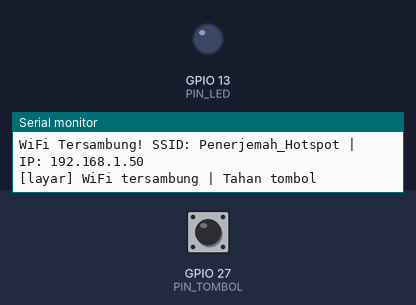
Recording of a program running on a simulated ESP32. Parts: output pins drawn as LEDs (lit = HIGH), the last lines printed to the serial monitor. The inputs (shaded band) are chosen by the test bench; at power-on: GPIO 27 (PIN_TOMBOL) HIGH. WiFi joins after 1.5 s; servers stay silent unless stated; I2S audio is not simulated (input reads silence); uploads are accepted with an empty reply.

Above: at 3.5 s.
3.6 s: GPIO 27 (PIN_TOMBOL) pulled LOW for 1 s
6.6 s: GPIO 27 (PIN_TOMBOL) pulled LOW for 3.2 s
12.8 s: GPIO 27 (PIN_TOMBOL) pulled LOW for 0.15 s
At 12.88 s:
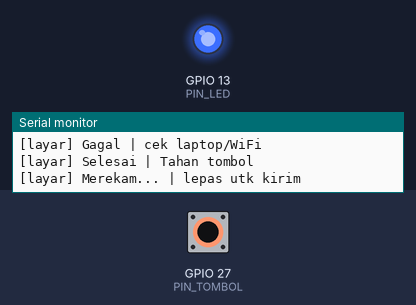
Timing chart, 0 to 15.8 s (numbered marks = the images above; inputs shaded):
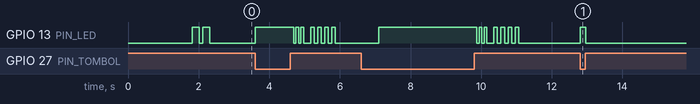

Measured:
- after the input at 12.8 s, GPIO 13 (PIN_LED): LOW → HIGH at once, → LOW 0.16 s later

The program:

main.cpp
```cpp
/* Alat penerjemah saku - ESP32 (versi sederhana: satu tombol, tanpa musik)
 *
 * Cara pakai:
 *   TAHAN tombol -> merekam (LED merah)  |  LEPAS -> dikirim, diterjemahkan, diucapkan (LED hijau)
 *   Arah terjemahan ditentukan otomatis oleh server dari bahasa yang terdeteksi.
 *
 * Suara hasil dikirim server sebagai WAV (PCM 16 kHz mono), jadi alat ini
 * TIDAK butuh decoder MP3 - cukup tulis sampel ke I2S.
 *
 * Pengkabelan:
 *   Mikrofon INMP441   : SCK->32, WS->33, SD->34, VCC->3V3, GND
 *   Amplifier MAX98357A: BCLK->26, LRC->25, DIN->22, VIN->5V, GND
 *   LCD I2C (opsional) : SDA->21, SCL->22, VCC->5V, GND
 *   Tombol             : kaki 1->27, kaki 2->GND
 *   LED Status (1 LED) : GPIO 13 (lewat resistor 220 ohm, katoda ke GND)
 *                        *Bisa juga memakai onboard LED bawaan ESP32 di GPIO 2 tanpa resistor
 */

#include <Arduino.h>
#include <WiFi.h>
#include <WiFiMulti.h>
#include <HTTPClient.h>
#include <ArduinoJson.h>
#include <driver/i2s.h>
#include <Wire.h>
#include <LiquidCrystal_I2C.h>

// ------------------------------ PENGATURAN ------------------------------
// WiFi Multi: Alat otomatis tersambung ke hotspot terdekat tanpa flash ulang
WiFiMulti wifiMulti;

// Server penerjemah (Laptop / Cloud tunnel)
const char *SERVER = "http://10.10.14.151:8000";   // Sesuaikan IP laptop di hotspot atau URL Cloudflare Tunnel

#define PIN_TOMBOL 27
#define PIN_LED    13           // 1 LED Status (Gunakan GPIO 2 bila ingin memakai onboard LED ESP32)
#define PAKAI_LCD  0            // 0 = tanpa LCD (Headless Voice Mode)

const int      LAJU_SAMPEL = 16000;             // Hz
const uint32_t MAKS_DETIK  = 3;                 // batas durasi rekaman (3 detik)
const size_t   MAKS_SAMPEL = (size_t)LAJU_SAMPEL * MAKS_DETIK;
const size_t   UKURAN_WAV  = MAKS_SAMPEL * 2 + 44;

#define PORT_I2S I2S_NUM_0
#define MIC_SCK 32
#define MIC_WS  33
#define MIC_SD  34
#define AMP_BCLK 26
#define AMP_LRC  25
#define AMP_DIN  22

#if PAKAI_LCD
LiquidCrystal_I2C lcd(0x27, 16, 2);
#endif

static uint8_t *wav = nullptr;                  // buffer kirim (WAV)
static uint8_t *bufPutar = nullptr;             // buffer potongan saat memutar
static bool micSiap = false, ampSiap = false;

// ------------------------------ UTILITAS ------------------------------
void setLed(bool nyala) {
  digitalWrite(PIN_LED, nyala ? HIGH : LOW);
}

void kedipLed(int kali, int onMs = 150, int offMs = 100) {
  for (int i = 0; i < kali; i++) {
    digitalWrite(PIN_LED, HIGH);
    delay(onMs);
    digitalWrite(PIN_LED, LOW);
    if (i < kali - 1) delay(offMs);
  }
}

void tampil(const char *b1, const char *b2 = "") {
#if PAKAI_LCD
  lcd.clear(); lcd.setCursor(0, 0); lcd.print(b1);
  if (b2[0]) { lcd.setCursor(0, 1); lcd.print(b2); }
#endif
  Serial.printf("[layar] %s | %s\n", b1, b2);
}

void matikanI2S() {
  if (micSiap) { i2s_driver_uninstall(PORT_I2S); micSiap = false; }
  if (ampSiap) { i2s_driver_uninstall(PORT_I2S); ampSiap = false; }
}

void siapkanMic() {
  matikanI2S();
  i2s_config_t cfg = {
      .mode = (i2s_mode_t)(I2S_MODE_MASTER | I2S_MODE_RX),
      .sample_rate = (uint32_t)LAJU_SAMPEL,
      .bits_per_sample = I2S_BITS_PER_SAMPLE_32BIT,     // INMP441 mengirim 32 bit
      .channel_format = I2S_CHANNEL_FMT_ONLY_LEFT,
      .communication_format = I2S_COMM_FORMAT_STAND_I2S,
      .intr_alloc_flags = ESP_INTR_FLAG_LEVEL1,
      .dma_buf_count = 8, .dma_buf_len = 256, .use_apll = false,
  };
  i2s_pin_config_t pin = {.bck_io_num = MIC_SCK, .ws_io_num = MIC_WS,
                          .data_out_num = I2S_PIN_NO_CHANGE, .data_in_num = MIC_SD};
  i2s_driver_install(PORT_I2S, &cfg, 0, nullptr);
  i2s_set_pin(PORT_I2S, &pin);
  i2s_zero_dma_buffer(PORT_I2S);
  micSiap = true;
}

void siapkanAmp() {
  matikanI2S();
  i2s_config_t cfg = {
      .mode = (i2s_mode_t)(I2S_MODE_MASTER | I2S_MODE_TX),
      .sample_rate = (uint32_t)LAJU_SAMPEL,
      .bits_per_sample = I2S_BITS_PER_SAMPLE_16BIT,
      .channel_format = I2S_CHANNEL_FMT_ONLY_LEFT,
      .communication_format = I2S_COMM_FORMAT_STAND_I2S,
      .intr_alloc_flags = ESP_INTR_FLAG_LEVEL1,
      .dma_buf_count = 8, .dma_buf_len = 256, .use_apll = false,
  };
  i2s_pin_config_t pin = {.bck_io_num = AMP_BCLK, .ws_io_num = AMP_LRC,
                          .data_out_num = AMP_DIN, .data_in_num = I2S_PIN_NO_CHANGE};
  i2s_driver_install(PORT_I2S, &cfg, 0, nullptr);
  i2s_set_pin(PORT_I2S, &pin);
  ampSiap = true;
}

void tulisHeaderWav(uint8_t *b, size_t panjangData) {
  uint32_t total = panjangData + 36, lajuByte = LAJU_SAMPEL * 2;
  auto t32 = [&](int o, uint32_t v) { memcpy(b + o, &v, 4); };
  auto t16 = [&](int o, uint16_t v) { memcpy(b + o, &v, 2); };
  memcpy(b, "RIFF", 4); t32(4, total); memcpy(b + 8, "WAVEfmt ", 8);
  t32(16, 16); t16(20, 1); t16(22, 1); t32(24, LAJU_SAMPEL);
  t32(28, lajuByte); t16(32, 2); t16(34, 16);
  memcpy(b + 36, "data", 4); t32(40, panjangData);
}

// ------------------------------ REKAM ------------------------------
size_t rekam() {
  siapkanMic();
  int16_t *sampel = (int16_t *)(wav + 44);
  size_t terkumpul = 0;
  int32_t buf32[256];

  while (digitalRead(PIN_TOMBOL) == LOW && terkumpul < MAKS_SAMPEL) {
    size_t dibaca = 0;
    if (i2s_read(PORT_I2S, buf32, sizeof(buf32), &dibaca, pdMS_TO_TICKS(200)) != ESP_OK) break;
    size_t n = dibaca / sizeof(int32_t);
    for (size_t i = 0; i < n && terkumpul < MAKS_SAMPEL; i++)
      sampel[terkumpul++] = (int16_t)(buf32[i] >> 14);        // 32 bit -> 16 bit
  }
  Serial.printf("rekam: %.1f detik\n", (float)terkumpul / LAJU_SAMPEL);
  return terkumpul * 2;
}

// ------------------------------ PUTAR ------------------------------
void putarDariServer(const String &url) {
  siapkanAmp();
  HTTPClient http;
  http.begin(url);
  http.setTimeout(20000);
  int kode = http.GET();
  if (kode != 200) {
    Serial.printf("gagal ambil suara: %d\n", kode); http.end(); return;
  }
  WiFiClient *aliran = http.getStreamPtr();
  uint8_t header[44];
  size_t dapat = aliran->readBytes(header, 44);              // buang header WAV
  Serial.printf("memutar %s (header %u byte)\n", url.c_str(), (unsigned)dapat);

  size_t n;
  while (aliran->connected() || aliran->available()) {
    n = aliran->readBytes(bufPutar, 2048);
    if (!n) break;
    size_t ditulis = 0;
    i2s_write(PORT_I2S, bufPutar, n, &ditulis, portMAX_DELAY);
    if (!ditulis) break;
  }
  http.end();
  i2s_zero_dma_buffer(PORT_I2S);
}

// ------------------------------ KIRIM KE SERVER ------------------------------
bool kirimDanPutar(size_t panjangData) {
  tulisHeaderWav(wav, panjangData);
  HTTPClient http;
  http.begin(String(SERVER) + "/terjemah");
  http.setTimeout(30000);  // 30 detik timeout
  http.addHeader("Content-Type", "audio/wav");
  int kode = http.POST(wav, panjangData + 44);
  if (kode != 200) {
    Serial.printf("server menjawab %d: %s\n", kode, http.getString().c_str());
    http.end(); return false;
  }
  String balasan = http.getString();
  http.end();

  DynamicJsonDocument doc(1024);                           // ArduinoJson 6
  if (deserializeJson(doc, balasan)) { Serial.println("balasan tidak terbaca"); return false; }

  const char *asli = doc["asli"] | "";
  const char *terj = doc["terjemahan"] | "";
  const char *urlSuara = doc["audio_url"] | "";
  Serial.printf("asli: %s\nterjemahan: %s\ntotal: %.2f detik\n",
                asli, terj, (float)(doc["total"] | 0.0));
  tampil(String(asli).substring(0, 16).c_str(), String(terj).substring(0, 16).c_str());

  if (!urlSuara[0]) return false;
  setLed(true);                                // LED menyala saat memutar suara
  putarDariServer(String(SERVER) + urlSuara);
  setLed(false);
  return true;
}

// ------------------------------ UTAMA ------------------------------
void setup() {
  Serial.begin(115200);
  delay(300);
  pinMode(PIN_TOMBOL, INPUT_PULLUP);
  pinMode(PIN_LED, OUTPUT);
  setLed(false);

#if PAKAI_LCD
  Wire.begin(21, 22);
  lcd.init(); lcd.backlight();
#endif
  tampil("Alat penerjemah", "menyambung WiFi");

  wav = (uint8_t *)malloc(UKURAN_WAV);
  bufPutar = (uint8_t *)malloc(2048);
  Serial.printf("Buffer rekaman: %.0f KB (Free Heap: %d KB, Max Block: %d KB)\n",
                UKURAN_WAV / 1024.0, ESP.getFreeHeap() / 1024, ESP.getMaxAllocHeap() / 1024);
  if (!wav || !bufPutar) {
    tampil("Memori kurang", "kurangi durasi");
  } else {
    Serial.println("Alokasi buffer WAV: BERHASIL!");
  }

  WiFi.mode(WIFI_STA);
  // Daftar AP portabel (Hotspot HP tim, WiFi Kampus & Simulator Wokwi)
  wifiMulti.addAP("Penerjemah_Hotspot", "12345678");
  wifiMulti.addAP("Hotspot_Jian", "12345678");
  wifiMulti.addAP("Hotspot_Haikal", "12345678");
  wifiMulti.addAP("Politani_Samarinda_University", "");
  wifiMulti.addAP("Wokwi-GUEST", "");

  Serial.println("Mencari jaringan WiFi portabel...");
  tampil("Mencari WiFi...", "Hotspot / Kampus");

  uint32_t t0 = millis();
  while (wifiMulti.run() != WL_CONNECTED && millis() - t0 < 15000) {
    setLed(true);
    delay(150);
    setLed(false);
    delay(150);
    Serial.print(".");
  }
  Serial.println();

  if (WiFi.status() == WL_CONNECTED) {
    Serial.printf("WiFi Tersambung! SSID: %s | IP: %s\n", WiFi.SSID().c_str(), WiFi.localIP().toString().c_str());
    // Indikasi LED berkedip 2x: Sistem Siap
    kedipLed(2, 200, 100);
    tampil("WiFi tersambung", "Tahan tombol");
  } else {
    Serial.println("WiFi gagal terhubung");
    tampil("WiFi gagal", "Cek Hotspot HP");
    // Indikasi LED berkedip 5x cepat: Gagal koneksi
    kedipLed(5, 80, 80);
  }
}

void loop() {
  // Jaga koneksi WiFi tetap terhubung secara otomatis di background
  wifiMulti.run();

  if (digitalRead(PIN_TOMBOL) == LOW) {
    setLed(true);                              // LED menyala stabil saat merekam
    tampil("Merekam...", "lepas utk kirim");
    size_t panjang = rekam();
    setLed(false);

    if (panjang < LAJU_SAMPEL) {                   // kurang dari 1 detik
      tampil("Terlalu pendek", "coba lagi");
      delay(600); tampil("Siap", "Tahan tombol");
      return;
    }
    tampil("Memproses...", "mohon tunggu");
    // Kedip cepat menandakan sedang proses kirim dan terjemah di server
    kedipLed(3, 80, 60);

    if (!kirimDanPutar(panjang)) {
      tampil("Gagal", "cek laptop/WiFi");
      kedipLed(4, 100, 100);
      delay(1200);
    }
    tampil("Selesai", "Tahan tombol");
  }
  delay(20);
}
```
